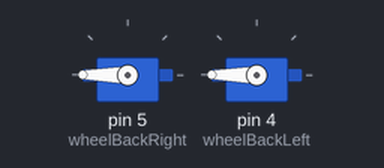
Bench run of a sketch on a simulated Arduino Uno, built with avr-gcc and run on an emulated ATmega328P. On the bench: 2 × servo.

Above: at 0.05 s.
Timing chart, 0 to 4.6 s (numbered marks = the images above):
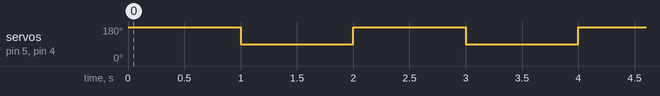

Measured:
- by itself, servo on pin 5 (wheelBackRight), servo on pin 4 (wheelBackLeft): alternates 180° for 1.0 s and 90° for 1.0 s

The sketch:

testingmotots.ino
```cpp
#include<Servo.h>

Servo wheelBackRight;
Servo wheelBackLeft;

int pos1;
int pos2;
void setup() {
  // put your setup code here, to run once:
  pos1 = 81;
  pos2 = 168;
  wheelBackRight.attach(5);
  wheelBackLeft.attach(4);
}

void loop() {
  // put your main code here, to run repeatedly:
  wheelBackRight.write(180);
  wheelBackLeft.write(180);
  delay(1000);
  wheelBackRight.write(90);
  wheelBackLeft.write(90);
  delay(1000);
  exit;
}
```
